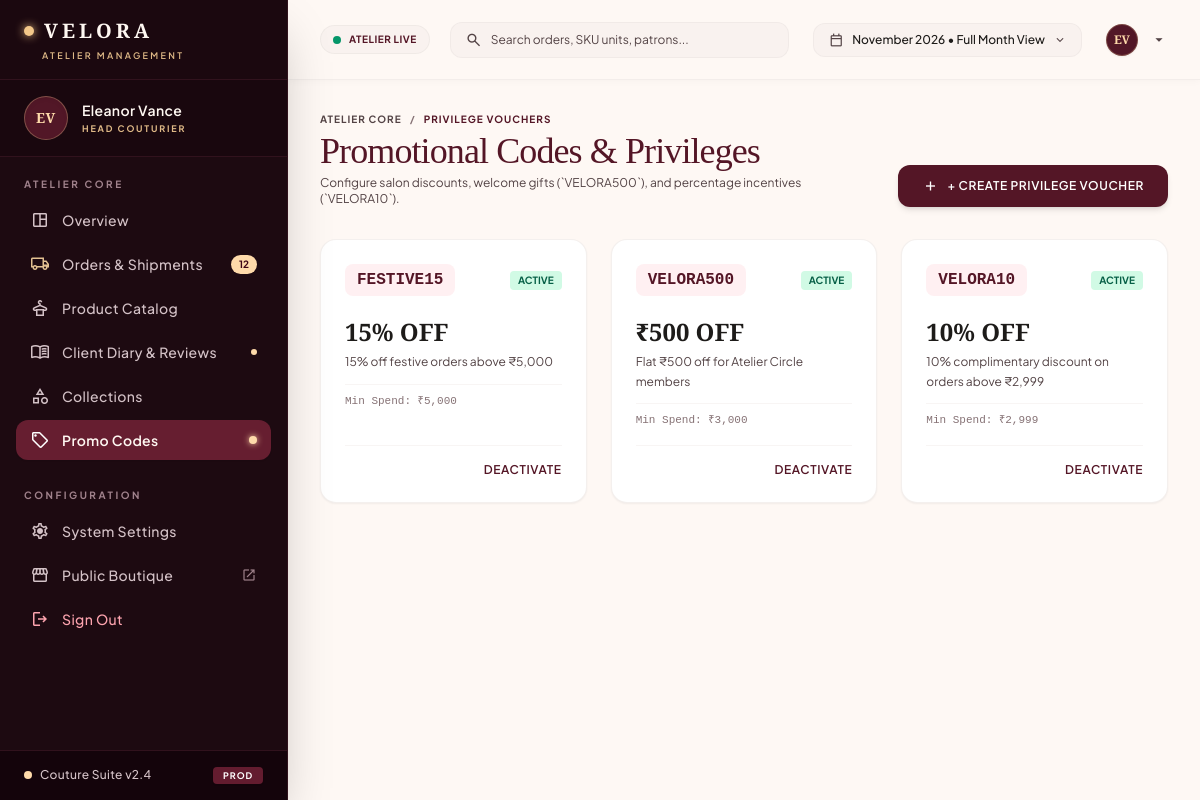
/admin/coupons.php (signed in), run on the app's committed database.
### tables this page shows
CREATE TABLE `coupons` (
  `id` INT UNSIGNED AUTO_INCREMENT PRIMARY KEY,
  `code` VARCHAR(50) NOT NULL UNIQUE,
  `discount_type` ENUM('percentage', 'flat') DEFAULT 'percentage',
  `discount_value` DECIMAL(10,2) NOT NULL,
  `min_spend` DECIMAL(10,2) DEFAULT 0,
  `description` VARCHAR(255) NOT NULL,
  `is_active` TINYINT(1) DEFAULT 1
);

### admin/includes/admin_auth.php (called while the page is built, shortened)
<?php
function getLoggedInAdmin() {
    $adminId = $_SESSION['velora_admin_id'];
    $pdo = getDbConnection();
    $stmt = $pdo->prepare("SELECT id, username, email, full_name, role, created_at FROM admins WHERE id = ?");
    $stmt->execute([$adminId]);
    $admin = $stmt->fetch();
    return $admin;
}

### admin/coupons.php (the view, shortened to what this page needs)
<?php
$currentTab = 'coupons';
require_once __DIR__ . '/includes/admin_header.php';
$pdo = getDbConnection();
$coupons = $pdo->query("SELECT * FROM coupons ORDER BY id DESC")->fetchAll();
?>
<div class="flex flex-col lg:flex-row lg:items-end justify-between gap-6 pb-8">
  <div>
    <div class="flex items-center gap-2 text-on-surface-variant text-[10px] uppercase font-bold tracking-widest mb-1">
      <span>Atelier Core</span>
      <span class="text-outline">/</span>
      <span class="text-primary font-bold">Privilege Vouchers</span>
    </div>
    <h1 class="font-serif text-3xl md:text-4xl text-primary font-medium tracking-tight">Promotional Codes &amp; Privileges</h1>
    <p class="text-xs text-on-surface-variant mt-1">Configure salon discounts, welcome gifts (`VELORA500`), and percentage incentives (`VELORA10`).</p>
  </div>
  <button onclick="openNewCouponModal()" class="px-6 py-3 rounded-xl bg-primary hover:bg-primary-container text-on-primary text-xs uppercase tracking-wider font-semibold transition-colors flex items-center gap-2 shadow-md shrink-0">
    <span class="material-symbols-outlined text-[18px]">add</span>
    + Create Privilege Voucher
  </button>
</div>
<div class="grid grid-cols-1 md:grid-cols-3 gap-6">
  <?php foreach ($coupons as $c): ?>
  <div class="p-6 rounded-2xl bg-surface-container-lowest border border-surface-container-high/60 shadow-sm flex flex-col justify-between relative overflow-hidden">
    <div class="space-y-3">
      <div class="flex items-center justify-between">
        <span class="font-mono text-base font-bold text-primary px-3 py-1 bg-primary-fixed/40 rounded-lg">
          <?= htmlspecialchars($c['code']) ?>
        </span>
        <span class="px-2 py-0.5 rounded text-[10px] uppercase font-bold <?= $c['is_active'] ? 'bg-emerald-100 text-emerald-800' : 'bg-surface-container text-outline' ?>">
          <?= $c['is_active'] ? 'Active' : 'Disabled' ?>
        </span>
      </div>
      <div class="pt-2">
        <div class="font-serif text-2xl text-on-surface font-semibold">
          <?= $c['discount_type'] === 'percentage' ? (int)$c['discount_value'] . '% OFF' : '₹' . number_format($c['discount_value']) . ' OFF' ?>
        </div>
        <p class="text-xs text-on-surface-variant mt-1 leading-relaxed">
          <?= htmlspecialchars($c['description']) ?>
        </p>
      </div>
      <div class="text-[11px] text-outline font-mono pt-2 border-t border-surface-container-high/40">
        Min Spend: ₹<?= number_format((float)$c['min_spend']) ?>
      </div>
    </div>
    <form action="coupons.php" method="POST" class="pt-4 mt-4 border-t border-surface-container-high/40 flex justify-end">
      <button type="submit" class="text-xs font-semibold uppercase tracking-wider text-primary hover:underline cursor-pointer">
        <?= $c['is_active'] ? 'Deactivate' : 'Activate' ?>
      </button>
    </form>
  </div>
  <?php endforeach; ?>
</div>
<?php require_once __DIR__ . '/includes/admin_footer.php'; ?>

### admin/includes/admin_header.php (shortened to what this page needs)
<?php
require_once __DIR__ . '/admin_auth.php';
$adminUser = getLoggedInAdmin();
$currentTab = $currentTab ?? 'overview';
$pdo = getDbConnection();
$stmtPending = $pdo->query("SELECT COUNT(*) as c FROM orders WHERE order_status IN ('confirmed', 'processing')");
$pendingOrdersCount = (int)($stmtPending ? $stmtPending->fetch()['c'] : 0);
?>
<!DOCTYPE html>
<html lang="en">
<head>
  <script src="https://cdn.tailwindcss.com"></script>
</head>
<body class="bg-surface font-sans text-on-surface antialiased flex flex-col min-h-screen">
  <aside class="fixed left-0 top-0 h-screen w-72 bg-[#1d0a11] flex flex-col z-50 shadow-2xl border-r border-[#30121c] select-none text-left">
    <div class="h-20 flex flex-col justify-center px-6 border-b border-[#31121d] shrink-0 bg-[#19070e]/40">
      <a href="index.php" class="flex flex-col group">
        <div class="flex items-center gap-2.5">
          <span class="w-2.5 h-2.5 rounded-full bg-[#f3c88a] shadow-[0_0_10px_#f3c88a] shrink-0"></span>
          <span class="font-serif text-xl tracking-[0.2em] text-[#fff8f2] font-bold uppercase">VELORA</span>
        </div>
        <div class="text-[9px] uppercase tracking-[0.26em] text-[#dfb987] font-semibold mt-1 pl-[18px]">
          Atelier Management
        </div>
      </a>
    </div>
    <div class="px-6 py-4 border-b border-[#31121d] flex items-center gap-3.5 shrink-0 bg-[#16050c]/60">
      <div class="w-11 h-11 rounded-full bg-[#521727] border border-[#dfb987]/35 flex items-center justify-center shadow-inner shrink-0">
        <span class="font-serif text-sm font-semibold tracking-wider text-[#fedaaa]">
          <?= strtoupper(substr($adminUser['full_name'] ?? 'E', 0, 1)) . strtoupper(substr(strstr($adminUser['full_name'] ?? 'V', ' ') ?: 'V', 1, 1)) ?>
        </span>
      </div>
      <div class="flex flex-col overflow-hidden">
        <span class="text-sm font-semibold text-[#fff8f2] tracking-wide truncate">
          <?= htmlspecialchars($adminUser['full_name'] ?? 'Eleanor Vance') ?>
        </span>
        <span class="text-[9px] uppercase font-bold tracking-[0.2em] text-[#dfb987] truncate mt-0.5">
          <?= htmlspecialchars($adminUser['role'] ?? 'Head Couturier') ?>
        </span>
      </div>
    </div>
    <div class="flex-1 overflow-y-auto py-2 space-y-5">
      <div>
        <div class="text-[10px] uppercase font-bold tracking-[0.25em] text-[#a0828c] px-6 pt-3 pb-2">
          Atelier Core
        </div>
        <nav class="flex flex-col gap-1 px-4">
          <a href="index.php" class="flex items-center justify-between px-3.5 py-2.5 rounded-xl transition-all <?= $currentTab === 'overview' ? 'bg-[#661e30] text-[#fff8f2] font-semibold shadow-sm' : 'text-[#d4c2c7] hover:bg-[#2b0f19] hover:text-[#fff8f2] font-medium' ?>">
            <div class="flex items-center gap-3">
              <span class="material-symbols-outlined text-[20px] <?= $currentTab === 'overview' ? 'text-white' : 'text-[#d4c2c7]' ?>">space_dashboard</span>
              <span class="text-sm tracking-wide">Overview</span>
            </div>
          </a>
          <a href="orders.php" class="flex items-center justify-between px-3.5 py-2.5 rounded-xl transition-all <?= $currentTab === 'orders' ? 'bg-[#661e30] text-[#fff8f2] font-semibold shadow-sm' : 'text-[#d4c2c7] hover:bg-[#2b0f19] hover:text-[#fff8f2] font-medium' ?>">
            <div class="flex items-center gap-3">
              <span class="material-symbols-outlined text-[20px] <?= $currentTab === 'orders' ? 'text-white' : 'text-[#e3c192]' ?>">local_shipping</span>
              <span class="text-sm tracking-wide">Orders &amp; Shipments</span>
            </div>
            <span class="px-2 py-0.5 rounded-full bg-[#fedaaa] text-[#3d0415] text-[10px] font-bold shrink-0">
              <?= max($pendingOrdersCount, 12) ?>
            </span>
          </a>
          <a href="products.php" class="flex items-center justify-between px-3.5 py-2.5 rounded-xl transition-all <?= $currentTab === 'products' ? 'bg-[#661e30] text-[#fff8f2] font-semibold shadow-sm' : 'text-[#d4c2c7] hover:bg-[#2b0f19] hover:text-[#fff8f2] font-medium' ?>">
            <div class="flex items-center gap-3">
              <span class="material-symbols-outlined text-[20px] <?= $currentTab === 'products' ? 'text-white' : 'text-[#d4c2c7]' ?>">styler</span>
              <span class="text-sm tracking-wide">Product Catalog</span>
            </div>
          </a>
          <a href="reviews.php" class="flex items-center justify-between px-3.5 py-2.5 rounded-xl transition-all <?= $currentTab === 'reviews' ? 'bg-[#661e30] text-[#fff8f2] font-semibold shadow-sm' : 'text-[#d4c2c7] hover:bg-[#2b0f19] hover:text-[#fff8f2] font-medium' ?>">
            <div class="flex items-center gap-3">
              <span class="material-symbols-outlined text-[20px] <?= $currentTab === 'reviews' ? 'text-white' : 'text-[#d4c2c7]' ?>">menu_book</span>
              <span class="text-sm tracking-wide">Client Diary &amp; Reviews</span>
            </div>
            <span class="w-1.5 h-1.5 rounded-full bg-[#fedaaa] shrink-0"></span>
          </a>
          <a href="categories.php" class="flex items-center justify-between px-3.5 py-2.5 rounded-xl transition-all <?= $currentTab === 'categories' ? 'bg-[#661e30] text-[#fff8f2] font-semibold shadow-sm' : 'text-[#d4c2c7] hover:bg-[#2b0f19] hover:text-[#fff8f2] font-medium' ?>">
            <div class="flex items-center gap-3">
              <span class="material-symbols-outlined text-[20px] <?= $currentTab === 'categories' ? 'text-white' : 'text-[#d4c2c7]' ?>">category</span>
              <span class="text-sm tracking-wide">Collections</span>
            </div>
          </a>
          <a href="coupons.php" class="flex items-center justify-between px-3.5 py-2.5 rounded-xl transition-all <?= $currentTab === 'coupons' ? 'bg-[#661e30] text-[#fff8f2] font-semibold shadow-sm' : 'text-[#d4c2c7] hover:bg-[#2b0f19] hover:text-[#fff8f2] font-medium' ?>">
            <div class="flex items-center gap-3">
              <span class="material-symbols-outlined text-[20px] <?= $currentTab === 'coupons' ? 'text-white' : 'text-[#d4c2c7]' ?>">sell</span>
              <span class="text-sm tracking-wide">Promo Codes</span>
            </div>
            <?php if ($currentTab === 'coupons'): ?>
            <span class="w-2 h-2 rounded-full bg-[#fedaaa] shadow-[0_0_6px_#fedaaa] shrink-0"></span>
            <?php endif; ?>
          </a>
        </nav>
      </div>
      <div>
        <div class="text-[10px] uppercase font-bold tracking-[0.25em] text-[#a0828c] px-6 pt-2 pb-2">
          Configuration
        </div>
        <nav class="flex flex-col gap-1 px-4">
          <a href="reset-password.php" class="flex items-center justify-between px-3.5 py-2.5 rounded-xl transition-all <?= $currentTab === 'settings' ? 'bg-[#661e30] text-[#fff8f2] font-semibold shadow-sm' : 'text-[#d4c2c7] hover:bg-[#2b0f19] hover:text-[#fff8f2] font-medium' ?>">
            <div class="flex items-center gap-3">
              <span class="material-symbols-outlined text-[20px] <?= $currentTab === 'settings' ? 'text-white' : 'text-[#d4c2c7]' ?>">settings</span>
              <span class="text-sm tracking-wide">System Settings</span>
            </div>
          </a>
          <a href="../index.php" target="_blank" class="flex items-center justify-between px-3.5 py-2.5 rounded-xl text-[#d4c2c7] hover:bg-[#2b0f19] hover:text-[#fff8f2] transition-all font-medium">
            <div class="flex items-center gap-3">
              <span class="material-symbols-outlined text-[20px] text-[#d4c2c7]">storefront</span>
              <span class="text-sm tracking-wide">Public Boutique</span>
            </div>
            <span class="material-symbols-outlined text-[16px] text-[#a0828c]">open_in_new</span>
          </a>
          <a href="logout.php" class="flex items-center justify-between px-3.5 py-2.5 rounded-xl text-rose-300 hover:bg-rose-950/40 hover:text-rose-200 transition-all font-medium">
            <div class="flex items-center gap-3">
              <span class="material-symbols-outlined text-[20px]">logout</span>
              <span class="text-sm tracking-wide">Sign Out</span>
            </div>
          </a>
        </nav>
      </div>
    </div>
    <div class="px-6 py-4 bg-[#14040b] border-t border-[#31121d] flex items-center justify-between shrink-0">
      <div class="flex items-center gap-2">
        <span class="w-2 h-2 rounded-full bg-[#fedaaa] shrink-0"></span>
        <span class="text-xs text-[#d4c2c7] tracking-wide font-medium">Couture Suite v2.4</span>
      </div>
      <span class="px-2.5 py-0.5 rounded bg-[#631c2f] text-white text-[9px] uppercase font-bold tracking-widest shadow-sm">PROD</span>
    </div>
  </aside>
  <div class="pl-72">
    <header class="fixed top-0 left-72 right-0 h-20 bg-surface/90 backdrop-blur-xl z-40 shadow-[0_1px_8px_rgba(0,0,0,0.03)] border-b border-surface-container-high/60 px-8 flex items-center justify-between gap-6">
      <div class="flex items-center gap-5 flex-1 max-w-xl">
        <div class="flex items-center gap-2 px-3 py-1.5 rounded-full bg-surface-container-low border border-surface-container-high/70 shrink-0">
          <span class="w-2 h-2 rounded-full bg-emerald-600 animate-pulse"></span>
          <span class="text-[10px] uppercase font-bold text-primary tracking-wider">Atelier Live</span>
        </div>
        <form action="orders.php" method="GET" class="flex-1 flex items-center bg-surface-container-low rounded-xl px-3.5 py-2 text-on-surface-variant gap-2 border border-surface-container-high/60 focus-within:border-primary transition-colors">
          <span class="material-symbols-outlined text-[18px] text-on-surface-variant">search</span>
          <input name="q" class="bg-transparent border-0 outline-none w-full text-xs text-on-surface placeholder:text-on-surface-variant" placeholder="Search orders, SKU units, patrons..." type="text"/>
        </form>
      </div>
      <div class="flex items-center gap-4">
        <div class="hidden sm:flex items-center gap-2 px-3.5 py-2 rounded-xl bg-surface-container-low text-on-surface text-xs font-medium border border-surface-container-high/60 cursor-pointer hover:bg-surface-container transition-colors">
          <span class="material-symbols-outlined text-[16px] text-on-surface-variant">calendar_today</span>
          <span><?= date('F Y') ?> • Full Month View</span>
          <span class="material-symbols-outlined text-[14px] text-on-surface-variant">expand_more</span>
        </div>
        <div class="relative group">
          <button class="flex items-center gap-3 pl-2 py-1 cursor-pointer">
            <div class="w-8 h-8 rounded-full bg-[#521727] text-[#fedaaa] flex items-center justify-center font-serif font-bold text-xs shadow-sm border border-[#dfb987]/30">
              <?= strtoupper(substr($adminUser['full_name'] ?? 'E', 0, 1)) . strtoupper(substr(strstr($adminUser['full_name'] ?? 'V', ' ') ?: 'V', 1, 1)) ?>
            </div>
            <span class="material-symbols-outlined text-[18px] text-on-surface-variant">arrow_drop_down</span>
          </button>
        </div>
      </div>
    </header>
    <main class="w-full pt-28 pb-16 bg-surface min-h-screen px-8">

### admin/includes/admin_header.php (style rules this page uses)
body { overscroll-behavior: none; }

### data on the page
coupons: code "FESTIVE15", is_active "ACTIVE", discount_value "15", description "15% off festive orders above ₹5,000", min_spend "5,000"
coupons: code "VELORA500", is_active "ACTIVE", discount_value "500", description "Flat ₹500 off for Atelier Circle members", min_spend "3,000"
coupons: code "VELORA10", is_active "ACTIVE", discount_value "10", description "10% complimentary discount on orders above ₹2,999", min_spend "2,999"

### other printed values
substr($adminUser['full_name'] ?? 'E', 0, 1) "E"
substr(strstr($adminUser['full_name'] ?? 'V', ' ') ?: 'V', 1, 1) "V"
$adminUser['full_name'] "Eleanor Vance"
$adminUser['role'] "HEAD COUTURIER"
max($pendingOrdersCount, 12) "12"
